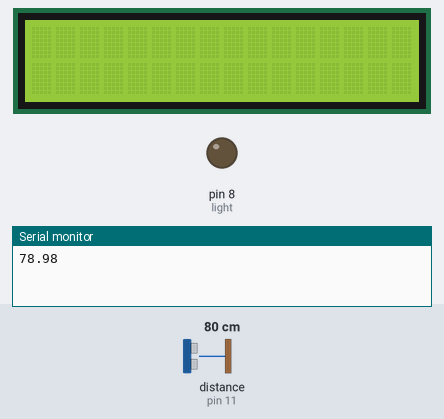
Simulated run of this sketch. Board: Arduino Uno, built with avr-gcc and run on an emulated ATmega328P. On the bench: 16×2 character LCD, output pins drawn as LEDs (lit = HIGH), the last lines printed to the serial monitor. Wiring (inferred from the names in the program): ultrasonic range finder: trigger pin 10; echo pin 11. The inputs (shaded band) are chosen by the test bench; at power-on: distance to the obstacle (sensor on pin 11) 80 cm. The echo pulse lasts 58.3 µs per cm; pins used as bus, display or sensor lines are not drawn.

Above: at 0.1 s.
At 7.2 s:
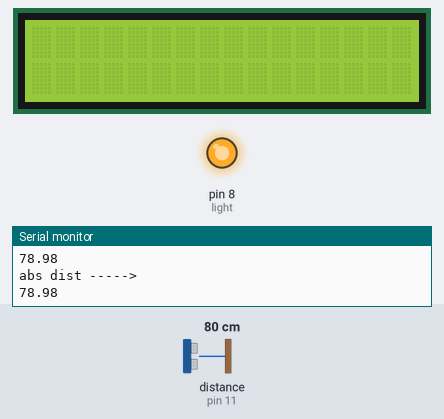
Timing chart, 0 to 8.7 s (numbered marks = the images above):
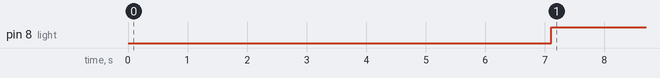

Measured:
- by itself, pin 8 (light): LOW → HIGH at 7.1 s

The sketch:

lcd_test.ino
```cpp
#include <LiquidCrystal.h>

// Create an LCD object. Parms: (RS, E, D4, D5, D6, D7):
LiquidCrystal lcd = LiquidCrystal(2, 3, 4, 5, 6, 7);

// Ultrasonic sensor pin declaration:
int trigger = 10;
int echo = 11;

// Light pin declaration:
int light = 8;

// Distance calculation params declaration:
float time_taken = 0;
float distance_left = 0;
int reads = 0; // Numbers of distance captured
int len = 7; // Array length
float distances[7];
int override = 0;


void setup() {
  lcd.begin(16, 2);
  Serial.begin(9600);
  pinMode(trigger, OUTPUT);
  pinMode(echo, INPUT);
  pinMode(light, OUTPUT);
}

void loop() {
  digitalWrite(trigger, LOW);
  delayMicroseconds(2);
  digitalWrite(trigger, HIGH);
  delayMicroseconds(10);
  digitalWrite(trigger, LOW);
  delayMicroseconds(2);
  time_taken = pulseIn(echo, HIGH);
  distance_left = time_taken * 340 / 20000;

  Serial.println(distance_left);

  if (reads == len) {
    reads = 0;

    float absolute_distance = discard_outliers(distances, len);
    Serial.println("abs dist ----->  ");
    Serial.print(absolute_distance);


    if (absolute_distance <= 5.0 && override == 101) {
      digitalWrite(light, HIGH);
      delay(4000);
      digitalWrite(light, LOW);
      override = 102;
    }
    else if (absolute_distance <= 10.0 && absolute_distance > 5 && override == 0 || override == 102) {
      digitalWrite(light, HIGH);
      delay(4000);
      digitalWrite(light, LOW);
      override = 101;
    }
    else if (absolute_distance >= 15.0 && absolute_distance <= 25.0 && digitalRead(light) == HIGH) {
      digitalWrite(light, LOW);
      override = 0;
    }
    else if (absolute_distance >= 15.0 && absolute_distance <= 25.0 && digitalRead(light) == LOW) {
      delay(60 * 60 * 1000);
    }
    else if (absolute_distance >= 65.0 && absolute_distance <= 250.0 && digitalRead(light) == LOW ) {
      digitalWrite(light, HIGH);
      override = 0;
    }
    else if (absolute_distance >= 65.0 && absolute_distance <= 250.0 && digitalRead(light) == HIGH ) {
      delay(5 * 60 * 1000);
    }

  } else {
    distances[reads] = distance_left;
  }

  reads++;

  delay(1000);

}

float discard_outliers(float distances[], int len) {
  // Insertion Sort
  for (int i = 1; i < len; ++i) {
    float j = distances[i];
    int k;
    for (k = i - 1; (k >= 0) && (j < distances[k]); k--) {
      distances[k + 1] = distances[k];
    }
    distances[k + 1] = j;
  }

  // Returning middle value
  if (len % 2 == 0) {
    return distances[len / 2 - 1];
  } else {
    return distances[((len + 1) / 2) - 1];
  }
}
```
